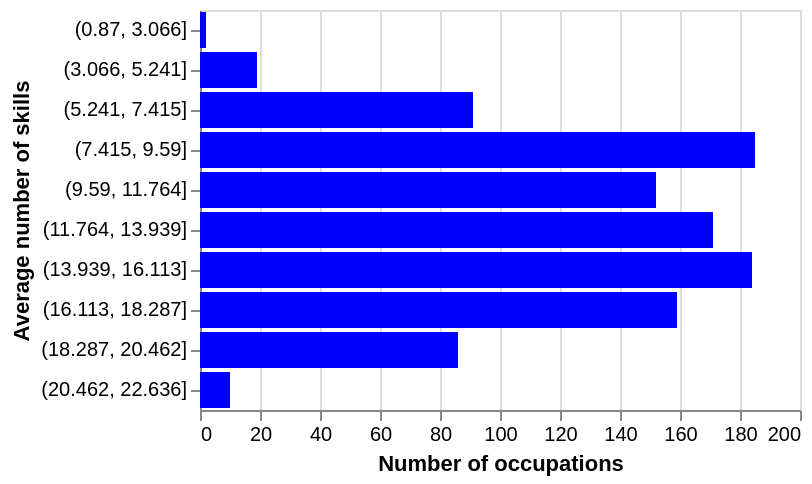

The notebook cell saved with this chart:
### Code cell
occ_agg_gje['binned_average_num_skills'] = pd.cut(occ_agg_gje['average_num_skills'], bins=10)

dd = occ_agg_gje.groupby(['binned_average_num_skills'])['SOC_2020_EXT_name'].nunique().reset_index()
dd['binned_average_num_skills_str'] = dd['binned_average_num_skills'].astype(str)
alt.Chart(dd[['SOC_2020_EXT_name', 'binned_average_num_skills_str']]).mark_bar(color='blue').encode(
    x=alt.X('SOC_2020_EXT_name', title="Number of occupations"), # .scale(type="symlog")
    y=alt.Y('binned_average_num_skills_str', title="Average number of skills",sort=None),
    tooltip=[
        alt.Tooltip("SOC_2020_EXT_name", title="Number of occupations"), 
    ]  
)

### Figure 1 — Vega-Lite specification as saved in the notebook (floating-point values rounded to 4 significant figures)
{"config": {"view": {"continuousWidth": 300, "continuousHeight": 300}}, "data": {"name": "data-6b560385d8bce23e1f25fc62ad0ec65c"}, "mark": {"type": "bar", "color": "blue"}, "encoding": {"tooltip": [{"field": "SOC_2020_EXT_name", "title": "Number of occupations", "type": "quantitative"}], "x": {"field": "SOC_2020_EXT_name", "title": "Number of occupations", "type": "quantitative"}, "y": {"field": "binned_average_num_skills_str", "sort": null, "title": "Average number of skills", "type": "nominal"}}, "$schema": "https://vega.github.io/schema/vega-lite/v5.15.1.json", "datasets": {"data-6b560385d8bce23e1f25fc62ad0ec65c": [{"SOC_2020_EXT_name": 2, "binned_average_num_skills_str": "(0.87, 3.066]"}, {"SOC_2020_EXT_name": 19, "binned_average_num_skills_str": "(3.066, 5.241]"}, {"SOC_2020_EXT_name": 91, "binned_average_num_skills_str": "(5.241, 7.415]"}, {"SOC_2020_EXT_name": 185, "binned_average_num_skills_str": "(7.415, 9.59]"}, {"SOC_2020_EXT_name": 152, "binned_average_num_skills_str": "(9.59, 11.764]"}, {"SOC_2020_EXT_name": 171, "binned_average_num_skills_str": "(11.764, 13.939]"}, {"SOC_2020_EXT_name": 184, "binned_average_num_skills_str": "(13.939, 16.113]"}, {"SOC_2020_EXT_name": 159, "binned_average_num_skills_str": "(16.113, 18.287]"}, {"SOC_2020_EXT_name": 86, "binned_average_num_skills_str": "(18.287, 20.462]"}, {"SOC_2020_EXT_name": 10, "binned_average_num_skills_str": "(20.462, 22.636]"}]}}
